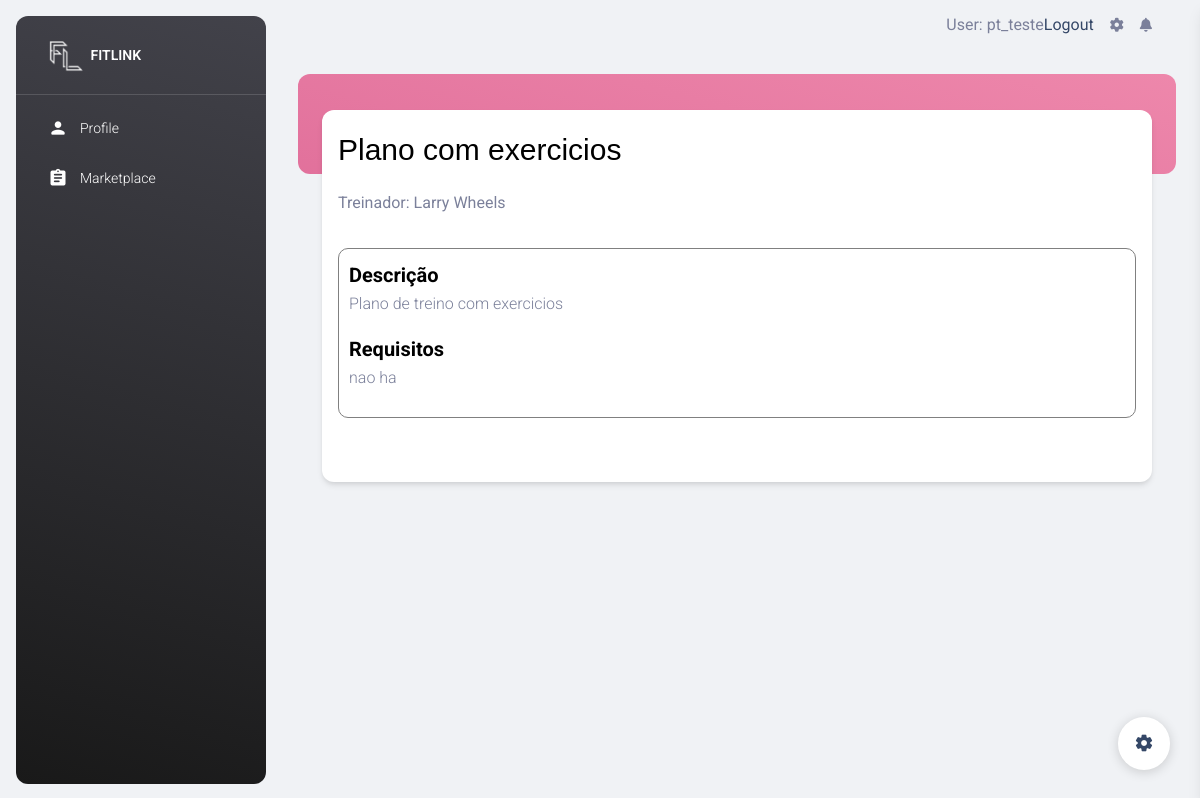
The page /detalhesPlano/14 (signed in) on the database its author committed.
### fitlink/models.py (models this page shows, shortened)
class PlanoTreino(models.Model):
    titulo = models.CharField(max_length = 255)
    imagem = models.CharField(max_length=255)
    descricao = models.TextField()
    requisitos = models.TextField()
    tipoPlano = models.ForeignKey(TipoPlano, on_delete=models.CASCADE)
    preco = models.FloatField()
    periodoBloco = models.IntegerField()
    nrBlocos = models.IntegerField()
    refPersonalTrainer = models.ForeignKey(User, on_delete=models.CASCADE)

### fitlink/views.py (the view)
# urls.py: path('detalhesPlano/<int:idPlano>', views.detalhesPlano, name='detalhesPlano'),
@login_required(login_url='login/')
def detalhesPlano(request,idPlano):
    return render(request,'detalhesPlano.html',{'plano': PlanoTreino.objects.filter(id=idPlano).first()})

### fitlink/templates/detalhesPlano.html (shortened to what this page needs)
{% extends "index.html" %}
{% block content %}
   <div class="container-fluid px-2 px-md-4">
      <div class="card card-body mx-3 mx-md-4 mt-n6">
         <p style="color:black;font-size:30px;font-family: Geneva, Verdana, sans-serif;">{{plano.titulo}}
			<div style="position:relative;top:0px">Treinador: {{plano.refPersonalTrainer.first_name}} {{plano.refPersonalTrainer.last_name}}</div>
         </p>
         <p>
			<div style="border:1pt solid #808080;border-radius: 10px;padding:10px;bottom:15px">
				<b style="color:black;font-size:20px">Descrição</b>
				<p>{{plano.descricao}}</p>
				<b style="color:black;font-size:20px">Requisitos</b>
				<p>{{plano.requisitos}}</p>
            </div>
         </p>
      </div>
    </div>
  {% endblock %}

### fitlink/templates/index.html (shortened to what this page needs)
{% load static %}
<!DOCTYPE html>
<html lang="en">
<head>
  <link href="{% static 'css/nucleo-icons.css' %}" rel="stylesheet" />
  <link href="{% static 'css/nucleo-svg.css' %}" rel="stylesheet" />
  <link id="templatestyle" href="{% static 'css/material-dashboard.css' %}" rel="stylesheet" />
</head>
<body class="g-sidenav-show  bg-gray-200">
  {% if user.is_authenticated %}
  <aside class="sidenav navbar navbar-vertical navbar-expand-xs border-0 border-radius-xl my-3 fixed-start ms-3   bg-gradient-dark" id="sidenav-main">
    <div class="sidenav-header">
      <a class="navbar-brand m-0" href="https://github.com/NunoVidal/fitlink" target="_blank">
        <img src="{% static 'img/fitlink_blackbg_preview_rev_1.png' %}" class="navbar-brand-img h-100" alt="main_logo">
        <span class="ms-1 font-weight-bold text-white">FITLINK</span>
      </a>
    </div>
    <hr class="horizontal light mt-0 mb-2">
    <div class="collapse navbar-collapse  w-auto  max-height-vh-100" id="sidenav-collapse-main">
      <ul class="navbar-nav">
        <li class="nav-item">
          <a class="nav-link text-white " href="{{ HTTP_HOST }}/profile">
            <div class="text-white text-center me-2 d-flex align-items-center justify-content-center">
              <i class="material-icons opacity-10">person</i>
            </div>
            <span class="nav-link-text ms-1">Profile</span>
          </a>
        </li>
        <li class="nav-item">
          <a class="nav-link text-white " href="{{ HTTP_HOST }}/marketplace">
            <div class="text-white text-center me-2 d-flex align-items-center justify-content-center">
              <i class="material-icons opacity-10">assignment</i>
            </div>
            <span class="nav-link-text ms-1">Marketplace</span>
          </a>
        </li>
      </ul>
    </div>
  </aside>
   {% endif %}
  <main class="main-content position-relative max-height-vh-100 h-100 border-radius-lg ">
    <nav class="navbar navbar-main navbar-expand-lg px-0 mx-4 shadow-none border-radius-xl" id="navbarBlur" navbar-scroll="true">
      <div class="container-fluid py-1 px-3">
        <div class="collapse navbar-collapse mt-sm-0 mt-2 me-md-0 me-sm-4" id="navbar">
          <ul class="navbar-nav  justify-content-end">
          {% if user.is_authenticated %}
            <li>User: {{ user.get_username }}</li>
            <li><a href="{% url 'logout' %}">Logout</a></li>
            <li class="nav-item px-3 d-flex align-items-center">
              <a href="javascript:;" class="nav-link text-body p-0">
                <i class="fa fa-cog fixed-plugin-button-nav cursor-pointer"></i>
              </a>
            </li>
            <li class="nav-item dropdown pe-2 d-flex align-items-center">
              <a href="javascript:;" class="nav-link text-body p-0" id="dropdownMenuButton" data-bs-toggle="dropdown" aria-expanded="false">
                <i class="fa fa-bell cursor-pointer"></i>
              </a>
            </li>
          {% else %}
            <li><a href="{{ HTTP_HOST }}/login">Login</a></li>
            <a> / </a>
            <li><a href="{{ HTTP_HOST }}/register">register</a></li>
          {% endif %}
          </ul>
        </div>
      </div>
    </nav>
    {% block content %}{% endblock %}
  </main>
  <div class="fixed-plugin">
    <a class="fixed-plugin-button text-dark position-fixed px-3 py-2">
      <i class="material-icons py-2">settings</i>
    </a>
  </div>
</body>
</html>

### rows shown on the page
PlanoTreino: titulo "Plano com exercicios", refPersonalTrainer.first_name "Larry", refPersonalTrainer.last_name "Wheels", descricao "Plano de treino com exercicios", requisitos "nao ha"

### other values the page prints
{{ user.get_username }} "pt_teste"
